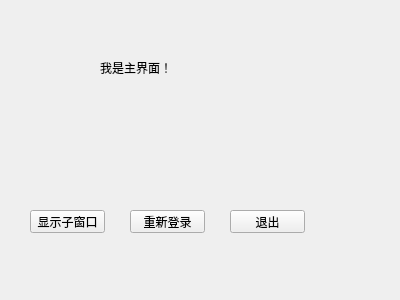
<?xml version="1.0" encoding="UTF-8"?>
<ui version="4.0">
 <class>MyWidget</class>
 <widget class="QWidget" name="MyWidget">
  <property name="geometry">
   <rect>
    <x>0</x>
    <y>0</y>
    <width>400</width>
    <height>300</height>
   </rect>
  </property>
  <property name="windowTitle">
   <string>MyWidget</string>
  </property>
  <widget class="QPushButton" name="showChildButton">
   <property name="geometry">
    <rect>
     <x>30</x>
     <y>210</y>
     <width>75</width>
     <height>23</height>
    </rect>
   </property>
   <property name="text">
    <string>显示子窗口</string>
   </property>
  </widget>
  <widget class="QLabel" name="label">
   <property name="geometry">
    <rect>
     <x>100</x>
     <y>60</y>
     <width>191</width>
     <height>16</height>
    </rect>
   </property>
   <property name="text">
    <string>我是主界面！</string>
   </property>
  </widget>
  <widget class="QPushButton" name="pushButton">
   <property name="geometry">
    <rect>
     <x>130</x>
     <y>210</y>
     <width>75</width>
     <height>23</height>
    </rect>
   </property>
   <property name="text">
    <string>重新登录</string>
   </property>
  </widget>
  <widget class="QPushButton" name="pushButton_2">
   <property name="geometry">
    <rect>
     <x>230</x>
     <y>210</y>
     <width>75</width>
     <height>23</height>
    </rect>
   </property>
   <property name="text">
    <string>退出</string>
   </property>
  </widget>
 </widget>
 <layoutdefault spacing="6" margin="11"/>
 <resources/>
 <connections>
  <connection>
   <sender>pushButton_2</sender>
   <signal>clicked()</signal>
   <receiver>MyWidget</receiver>
   <slot>close()</slot>
   <hints>
    <hint type="sourcelabel">
     <x>262</x>
     <y>222</y>
    </hint>
    <hint type="destinationlabel">
     <x>273</x>
     <y>250</y>
    </hint>
   </hints>
  </connection>
 </connections>
</ui>
